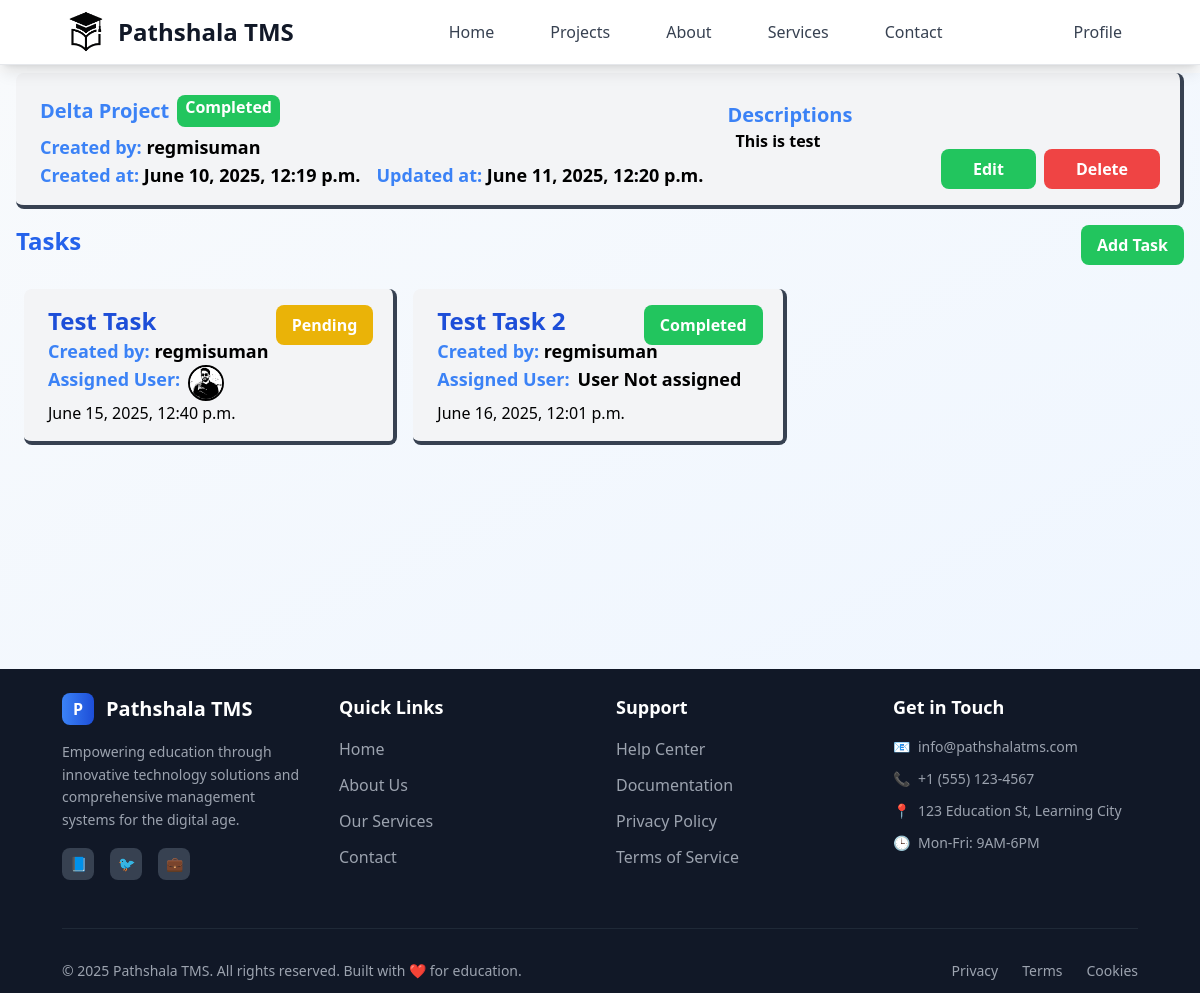
The app's page /employer/project-details/3/ (signed in), older data.
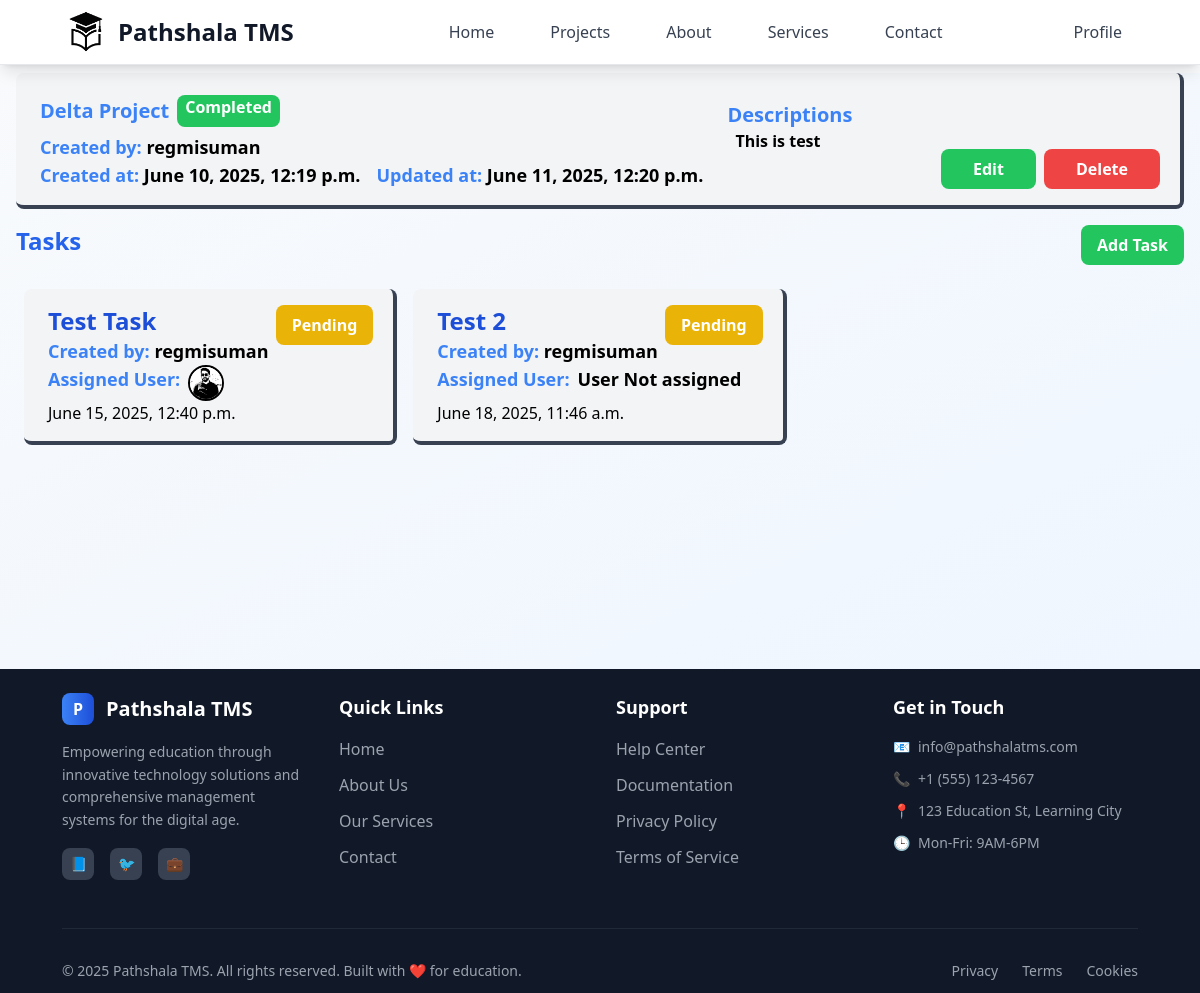
The same page, newer data.
### tasks/models.py (models this page shows)
class Task(models.Model):
    class StatusOptions(models.TextChoices):
        PENDING = "Pending", "Pending"
        IN_PROGRESS = "In Progress", "In Progress"
        COMPLETED = "Completed", "Completed"
        CANCELED = "Canceled", "Canceled"
    class TaskPriorityOptions(models.TextChoices):
        LOW = "Low", "Low"
        MEDIUM = "Medium", "Medium"
        HIGH = "High", "High"
    title = models.CharField(max_length=30)
    description = models.TextField(null=True, blank=True)
    user = models.ForeignKey(User, on_delete=models.CASCADE, related_name="tasks")
    project = models.ForeignKey(Project, on_delete=models.CASCADE)
    assigned_user = models.ForeignKey( User, on_delete=models.SET_NULL, related_name="assigned_tasks", null=True, blank=True)
    status = models.CharField(choices=StatusOptions, default=StatusOptions.PENDING)
    priority = models.CharField (choices=TaskPriorityOptions, default=TaskPriorityOptions.LOW)
    deadline = models.DateField(null=True, blank=True)
    created_at = models.DateTimeField(auto_now_add=True, editable=False)
    updated_at = models.DateTimeField(auto_now=True, editable=False)
    attachment = models.FileField(blank=True, null=True, upload_to=attachment_path)

### user/models.py (models this page shows)
class Profile(models.Model):
    class RoleOptions(models.TextChoices):
        ADMIN = 'admin', 'Admin'
        EMPLOYER = 'employer', 'Employer'
        EMPLOYEE = 'employee', 'Employee'
    class GenderOptions(models.TextChoices):
        MALE = 'male', 'Male'
        FEMALE = 'female', 'Female'
        OTHER = 'other', 'Other'
    user = models.OneToOneField(User, on_delete=models.CASCADE)
    dob = models.DateField(blank=True, null=True,)
    address = models.CharField(blank=True, null=True, max_length=100)
    phone = models.CharField(blank=True, null=True, max_length=10)
    role = models.CharField(choices=RoleOptions, default=RoleOptions.EMPLOYEE, max_length=10)
    gender = models.CharField(choices=GenderOptions, default=GenderOptions.MALE, max_length=6)
    image = models.FileField(upload_to="user_image", blank=True, null=True)

### projects/views.py (the view)
# urls.py: path("project-details/<int:id>/", employerProjectDetails),
@login_required(login_url="/login")
def employerProjectDetails(request, id):
    project = Project.objects.get(id=id)
    tasks = Task.objects.filter(project=project)
    return render(request, "pages/employer/project/project_details.html", {"project":project, "tasks":tasks})

### templates/pages/employer/project/project_details.html (shortened to what this page needs)
{% extends 'layouts/main.html' %}
{% block content %}
<div
  class="mx-4 flex space-x-6 space-y-3 relative bg-gray-100 border-b-4 border-r-4 border-gray-700 rounded-lg py-4 px-6 my-2">
  <div>
    <div class="flex gap-2">
    <div class="text-xl font-bold text-blue-500 my-2">{{ project.title }}</div>
        <span class="
        {% if project.status == 'Canceled' %} bg-red-500
        {% elif project.status == 'Completed' %} bg-green-500
        {% elif project.status == 'Pending' %} bg-yellow-500
        {% elif project.status == 'In Progress' %} bg-blue-500
        {% else %} bg-purple-500
        {% endif %}
          h-8 px-2 my-auto rounded-lg text-white font-bold">
      {{ project.status }}
    </span>
    </div>
    <div class="font-semibold text-lg">
      <span class="text-blue-500">Created by:</span> {{ project.user }}
    </div>
    <div class="flex gap-4 font-semibold text-lg">
      <div>
        <span class="text-blue-500">Created at:</span> {{ project.created_at }}
      </div>
      <div>
        <span class="text-blue-500">Updated at:</span> {{ project.updated_at }}
      </div>
    </div>
    <div class="flex gap-2 absolute right-5 bottom-4">
      <a class="px-8 py-2 mx-auto rounded-lg bg-green-500 text-white font-bold"
        href="/employer/edit-project/{{ project.id }}">Edit</a>
      <a class="px-8 py-2 mx-auto rounded-lg bg-red-500 text-white font-bold"
        href="/employer/delete-project/{{ project.id }}">Delete</a>
    </div>
  </div>
  <div class="flex flex-col">
    <div class="font-semibold text-blue-500 text-xl">Descriptions</div>
    <div class="ms-2 font-semibold">{{ project.description }}</div>
  </div>
</div>
<div class="flex flex-col mx-2">
  <div class="flex p-2 mb-2 justify-between">
    <h1 class="text-blue-600 text-center text-2xl font-bold">Tasks</h1>
    <div class="flex ms-auto">
      <a class="px-4 py-2 rounded-lg bg-green-500 text-white font-bold"
        href="/employer/project/{{ project.id }}/register-task">Add Task</a>
    </div>
  </div>
  {% if tasks %}
  <div class="grid gap-4 grid-cols-1 md:grid-cols-2 lg:grid-cols-3 mx-4">
    {% for task in tasks %}
    <a href="/employer/task/{{task.id}}">
      <div
        class="relative bg-gray-100 hover:bg-gray-200 hover:scale-[102%] transition:ease-in-out duration-300 border-b-4 border-r-4 border-gray-700 rounded-lg py-4 px-6 my-2">
        <div>
          <div class="text-2xl font-bold text-blue-700">{{ task.title }}</div>
        </div>
        <span class="
                {% if task.status == 'Canceled' %} bg-red-500
                {% elif task.status == 'Completed' %} bg-green-500
                {% elif task.status == 'Pending' %} bg-yellow-500
                {% elif task.status == 'In Progress' %} bg-blue-500
                {% else %} bg-purple-500
                {% endif %}
                absolute top-0 right-5 z-5 px-4 py-2 rounded-lg text-white font-bold my-4">
          {{ task.status }}
        </span>
        <div class="text-lg font-semibold">
          <span class="text-blue-500">Created by: </span>{{ task.user }}
        </div>
        <div class="text-lg font-semibold flex gap-2">
          <span class="text-blue-500">Assigned User: </span>
          {%if task.assigned_user%}
          {%if task.assigned_user.profile.image%}
          <img class="h-9 w-9 border-2 border-black rounded-full" src=" /media/{{task.assigned_user.profile.image}}"
            alt="assigned user" />
          {%else%}
          <img class="h-9 w-9 border-2 border-black rounded-full" src="/media/system_image/sample_user_icon.png"
            alt="assigned user" />
          {%endif%}
          {%else%}
          <span class="mb-2">User Not assigned</span>
          {%endif%}
        </div>
        <div>{{ task.created_at }}</div>
      </div>
    </a>
    {% endfor %}
  </div>
  {% endif %}
</div>
{% endblock %}

Row changes from the older to the newer data that the page shows:
removed Task: title "Test Task 2", status "Completed", user "regmisuman", shows "User Not assigned", created_at "June 16, 2025, 12:01 p.m."
added Task: title "Test 2", status "Pending", user "regmisuman", shows "User Not assigned", created_at "June 18, 2025, 11:46 a.m."
